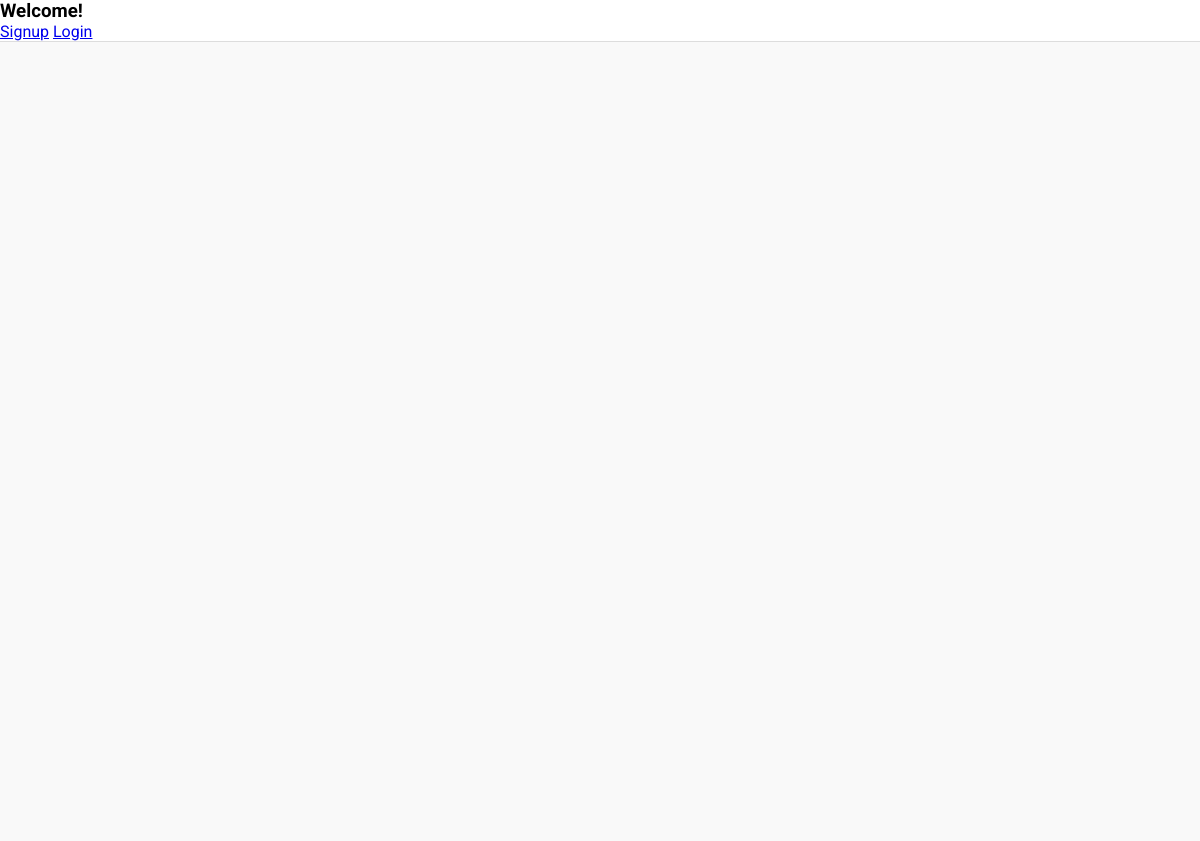
Before: / with the older database file.
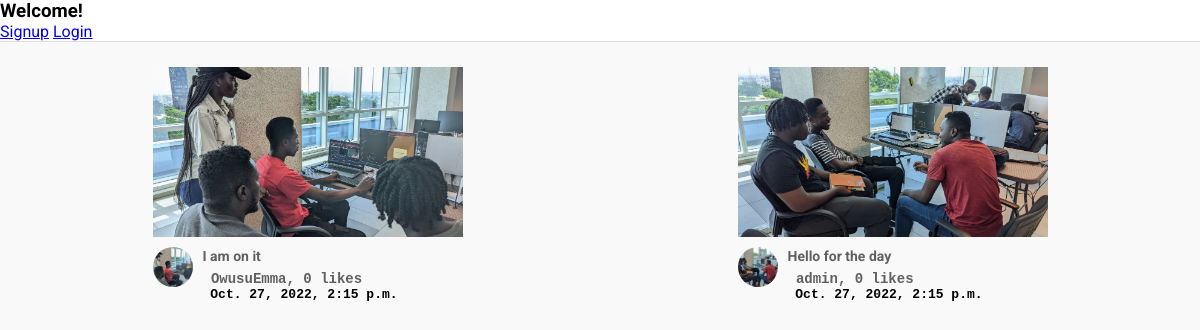
After: the same page with the newer database file.
### post/models.py (models this page shows, shortened)
class Post(models.Model):
    title = models.CharField(max_length=500, verbose_name="title", blank=True)
    picture = models.ImageField(upload_to=user_directory_path, verbose_name="Picture", null=True)
    caption = models.CharField(max_length=500000, verbose_name="Caption")
    posted = models.DateTimeField(auto_now_add=True)
    tag = models.ManyToManyField(Tag, related_name="tags")
    user = models.ForeignKey(User, on_delete=models.CASCADE)
    likes = models.IntegerField(default=0)

### post/views.py (the view)
# urls.py: 2. Add a URL to urlpatterns:  path('', views.home, name='home')
def home(request):
    posts = Post.objects.all().order_by('-posted')
    context = {
        'post_items' :  posts
    }
    return render(request, "home.html", context)

### templates/home.html (shortened to what this page needs)
{% extends 'base.html' %}
{% load static %}
   {% block content %}
      <div class="videos">
        <div class="videos__container">
          {% for post in post_items %}
          <div class="video">
            <div class="video__thumbnail">
              <a href="{% url 'detailed_page' post.id %}"><img src="{{ post.picture.url }}" alt="" /></a>
            </div>
            <div class="video__details">
              <div class="author">
                <img
                  src="{{ post.picture.url }}"
                  alt=""
                />
              </div>
              <div class="title">
                <h3> <a href="{% url 'detailed_page' post.id %}"> {{post.title}}</a></h3>
                 <pre><b><a href="{% url 'detailed_page' post.id %}"> {{post.user.username}}, {{post.likes}} likes </a></b></pre>
                <pre> <b>{{post.posted}}</b></pre>
              </div>
            </div>
          </div>
          {% endfor %}
        </div>
      </div>
   {% endblock content %}

Changed rows visible on the page:
added Post: picture (picture), title "I am on it", user.username "OwusuEmma", likes "0", posted "Oct. 27, 2022, 2:15 p.m."
added Post: picture (picture), title "Hello for the day", user.username "admin", likes "0", posted "Oct. 27, 2022, 2:15 p.m."
